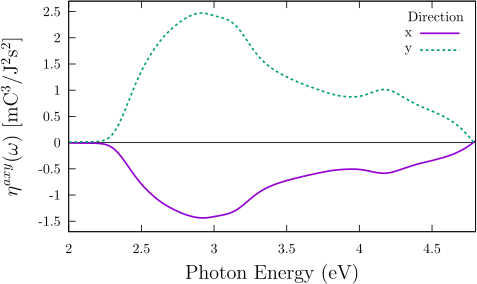

This figure's gnuplot source:
set terminal mp color dashed latex 11

set xlabel "{\\Large Photon Energy (eV)}"


# set xtics 0.25 nomirror
set ytics nomirror

## 1 bohr = 0.529177249 angs; 1 angs = 1.889725989
## la = z lenght of the structure in amgstroms
la=2.944749766
## Conversion to meters
lm=la*1E-10

set zeroaxis lw 1 lt 2 lc 0
#set label "{\\Large C$_{16}$H$_{8}$-alt}"   at  graph 0.8, graph 0.9 


#######   THREE IN ONE PLOT 
set xrange [2:4.8]
set yrange [-1.7:2.7]

set key title "Direction"
set key top right

set ylabel "{\\Large $\\eta^{axy}(\\omega)$ [mC$^{3}$/J$^{2}$s$^{2}$]}"
set output "eta-hbnc2h.mp"
p   "res-hbnc2h/eta2.sm_0.15_xxy_yxy_zxy_5002_40-spin_scissor_0_Nc_18" u 1:($2*lm) title "x"  w l ls 1 lw 2,\
    "res-hbnc2h/eta2.sm_0.15_xxy_yxy_zxy_5002_40-spin_scissor_0_Nc_18" u 1:($3*lm) title "y"  w l ls 2 lw 2 dt 2,\
